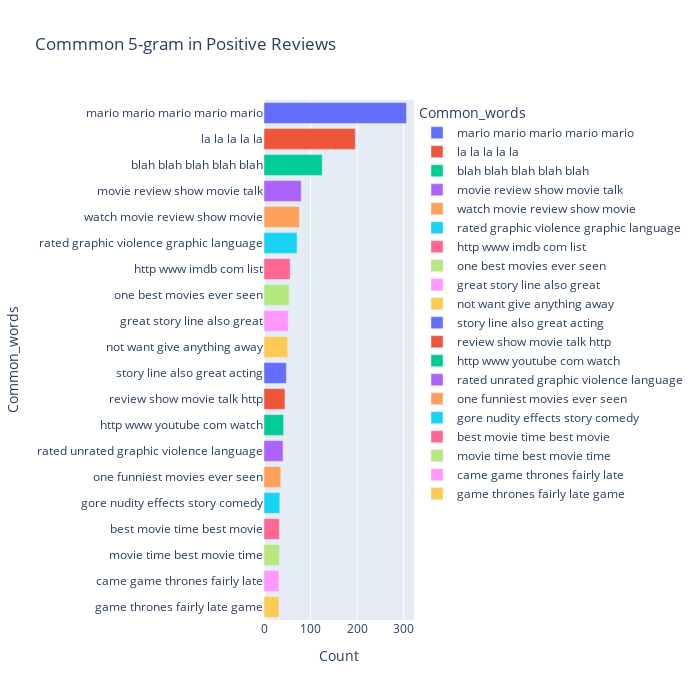

The notebook cell this image was saved under:
### Code cell
# most_common_uni = get_top_text_ngrams(df.Reviews_clean[df['Ratings']>=7],20,5)
most_common_uni = get_top_text_ngrams(df.Reviews[df['Ratings']>=7],20,5)
most_common_uni = dict(most_common_uni)
temp = pd.DataFrame(columns = ["Common_words" , 'Count'])
temp["Common_words"] = list(most_common_uni.keys())
temp["Count"] = list(most_common_uni.values())
fig = px.bar(temp, x="Count", y="Common_words", title='Commmon 5-gram in Positive Reviews', orientation='h', 
             width=700, height=700,color='Common_words')
fig.show()

### Figure 1 — Plotly figure (JSON) as saved in the notebook; plotly's stock layout.template omitted (floating-point values rounded to 4 significant figures)
{"data": [{"alignmentgroup": "True", "hovertemplate": "Common_words=%{y}<br>Count=%{x}<extra></extra>", "legendgroup": "mario mario mario mario mario", "marker": {"color": "#636efa", "pattern": {"shape": ""}}, "name": "mario mario mario mario mario", "offsetgroup": "mario mario mario mario mario", "orientation": "h", "showlegend": true, "textposition": "auto", "type": "bar", "x": [306], "xaxis": "x", "y": ["mario mario mario mario mario"], "yaxis": "y"}, {"alignmentgroup": "True", "hovertemplate": "Common_words=%{y}<br>Count=%{x}<extra></extra>", "legendgroup": "la la la la la", "marker": {"color": "#EF553B", "pattern": {"shape": ""}}, "name": "la la la la la", "offsetgroup": "la la la la la", "orientation": "h", "showlegend": true, "textposition": "auto", "type": "bar", "x": [196], "xaxis": "x", "y": ["la la la la la"], "yaxis": "y"}, {"alignmentgroup": "True", "hovertemplate": "Common_words=%{y}<br>Count=%{x}<extra></extra>", "legendgroup": "blah blah blah blah blah", "marker": {"color": "#00cc96", "pattern": {"shape": ""}}, "name": "blah blah blah blah blah", "offsetgroup": "blah blah blah blah blah", "orientation": "h", "showlegend": true, "textposition": "auto", "type": "bar", "x": [125], "xaxis": "x", "y": ["blah blah blah blah blah"], "yaxis": "y"}, {"alignmentgroup": "True", "hovertemplate": "Common_words=%{y}<br>Count=%{x}<extra></extra>", "legendgroup": "movie review show movie talk", "marker": {"color": "#ab63fa", "pattern": {"shape": ""}}, "name": "movie review show movie talk", "offsetgroup": "movie review show movie talk", "orientation": "h", "showlegend": true, "textposition": "auto", "type": "bar", "x": [80], "xaxis": "x", "y": ["movie review show movie talk"], "yaxis": "y"}, {"alignmentgroup": "True", "hovertemplate": "Common_words=%{y}<br>Count=%{x}<extra></extra>", "legendgroup": "watch movie review show movie", "marker": {"color": "#FFA15A", "pattern": {"shape": ""}}, "name": "watch movie review show movie", "offsetgroup": "watch movie review show movie", "orientation": "h", "showlegend": true, "textposition": "auto", "type": "bar", "x": [76], "xaxis": "x", "y": ["watch movie review show movie"], "yaxis": "y"}, {"alignmentgroup": "True", "hovertemplate": "Common_words=%{y}<br>Count=%{x}<extra></extra>", "legendgroup": "rated graphic violence graphic language", "marker": {"color": "#19d3f3", "pattern": {"shape": ""}}, "name": "rated graphic violence graphic language", "offsetgroup": "rated graphic violence graphic language", "orientation": "h", "showlegend": true, "textposition": "auto", "type": "bar", "x": [71], "xaxis": "x", "y": ["rated graphic violence graphic language"], "yaxis": "y"}, {"alignmentgroup": "True", "hovertemplate": "Common_words=%{y}<br>Count=%{x}<extra></extra>", "legendgroup": "http www imdb com list", "marker": {"color": "#FF6692", "pattern": {"shape": ""}}, "name": "http www imdb com list", "offsetgroup": "http www imdb com list", "orientation": "h", "showlegend": true, "textposition": "auto", "type": "bar", "x": [56], "xaxis": "x", "y": ["http www imdb com list"], "yaxis": "y"}, {"alignmentgroup": "True", "hovertemplate": "Common_words=%{y}<br>Count=%{x}<extra></extra>", "legendgroup": "one best movies ever seen", "marker": {"color": "#B6E880", "pattern": {"shape": ""}}, "name": "one best movies ever seen", "offsetgroup": "one best movies ever seen", "orientation": "h", "showlegend": true, "textposition": "auto", "type": "bar", "x": [54], "xaxis": "x", "y": ["one best movies ever seen"], "yaxis": "y"}, {"alignmentgroup": "True", "hovertemplate": "Common_words=%{y}<br>Count=%{x}<extra></extra>", "legendgroup": "great story line also great", "marker": {"color": "#FF97FF", "pattern": {"shape": ""}}, "name": "great story line also great", "offsetgroup": "great story line also great", "orientation": "h", "showlegend": true, "textposition": "auto", "type": "bar", "x": [52], "xaxis": "x", "y": ["great story line also great"], "yaxis": "y"}, {"alignmentgroup": "True", "hovertemplate": "Common_words=%{y}<br>Count=%{x}<extra></extra>", "legendgroup": "not want give anything away", "marker": {"color": "#FECB52", "pattern": {"shape": ""}}, "name": "not want give anything away", "offsetgroup": "not want give anything away", "orientation": "h", "showlegend": true, "textposition": "auto", "type": "bar", "x": [51], "xaxis": "x", "y": ["not want give anything away"], "yaxis": "y"}, {"alignmentgroup": "True", "hovertemplate": "Common_words=%{y}<br>Count=%{x}<extra></extra>", "legendgroup": "story line also great acting", "marker": {"color": "#636efa", "pattern": {"shape": ""}}, "name": "story line also great acting", "offsetgroup": "story line also great acting", "orientation": "h", "showlegend": true, "textposition": "auto", "type": "bar", "x": [48], "xaxis": "x", "y": ["story line also great acting"], "yaxis": "y"}, {"alignmentgroup": "True", "hovertemplate": "Common_words=%{y}<br>Count=%{x}<extra></extra>", "legendgroup": "review show movie talk http", "marker": {"color": "#EF553B", "pattern": {"shape": ""}}, "name": "review show movie talk http", "offsetgroup": "review show movie talk http", "orientation": "h", "showlegend": true, "textposition": "auto", "type": "bar", "x": [45], "xaxis": "x", "y": ["review show movie talk http"], "yaxis": "y"}, {"alignmentgroup": "True", "hovertemplate": "Common_words=%{y}<br>Count=%{x}<extra></extra>", "legendgroup": "http www youtube com watch", "marker": {"color": "#00cc96", "pattern": {"shape": ""}}, "name": "http www youtube com watch", "offsetgroup": "http www youtube com watch", "orientation": "h", "showlegend": true, "textposition": "auto", "type": "bar", "x": [42], "xaxis": "x", "y": ["http www youtube com watch"], "yaxis": "y"}, {"alignmentgroup": "True", "hovertemplate": "Common_words=%{y}<br>Count=%{x}<extra></extra>", "legendgroup": "rated unrated graphic violence language", "marker": {"color": "#ab63fa", "pattern": {"shape": ""}}, "name": "rated unrated graphic violence language", "offsetgroup": "rated unrated graphic violence language", "orientation": "h", "showlegend": true, "textposition": "auto", "type": "bar", "x": [41], "xaxis": "x", "y": ["rated unrated graphic violence language"], "yaxis": "y"}, {"alignmentgroup": "True", "hovertemplate": "Common_words=%{y}<br>Count=%{x}<extra></extra>", "legendgroup": "one funniest movies ever seen", "marker": {"color": "#FFA15A", "pattern": {"shape": ""}}, "name": "one funniest movies ever seen", "offsetgroup": "one funniest movies ever seen", "orientation": "h", "showlegend": true, "textposition": "auto", "type": "bar", "x": [36], "xaxis": "x", "y": ["one funniest movies ever seen"], "yaxis": "y"}, {"alignmentgroup": "True", "hovertemplate": "Common_words=%{y}<br>Count=%{x}<extra></extra>", "legendgroup": "gore nudity effects story comedy", "marker": {"color": "#19d3f3", "pattern": {"shape": ""}}, "name": "gore nudity effects story comedy", "offsetgroup": "gore nudity effects story comedy", "orientation": "h", "showlegend": true, "textposition": "auto", "type": "bar", "x": [34], "xaxis": "x", "y": ["gore nudity effects story comedy"], "yaxis": "y"}, {"alignmentgroup": "True", "hovertemplate": "Common_words=%{y}<br>Count=%{x}<extra></extra>", "legendgroup": "best movie time best movie", "marker": {"color": "#FF6692", "pattern": {"shape": ""}}, "name": "best movie time best movie", "offsetgroup": "best movie time best movie", "orientation": "h", "showlegend": true, "textposition": "auto", "type": "bar", "x": [33], "xaxis": "x", "y": ["best movie time best movie"], "yaxis": "y"}, {"alignmentgroup": "True", "hovertemplate": "Common_words=%{y}<br>Count=%{x}<extra></extra>", "legendgroup": "movie time best movie time", "marker": {"color": "#B6E880", "pattern": {"shape": ""}}, "name": "movie time best movie time", "offsetgroup": "movie time best movie time", "orientation": "h", "showlegend": true, "textposition": "auto", "type": "bar", "x": [33], "xaxis": "x", "y": ["movie time best movie time"], "yaxis": "y"}, {"alignmentgroup": "True", "hovertemplate": "Common_words=%{y}<br>Count=%{x}<extra></extra>", "legendgroup": "came game thrones fairly late", "marker": {"color": "#FF97FF", "pattern": {"shape": ""}}, "name": "came game thrones fairly late", "offsetgroup": "came game thrones fairly late", "orientation": "h", "showlegend": true, "textposition": "auto", "type": "bar", "x": [32], "xaxis": "x", "y": ["came game thrones fairly late"], "yaxis": "y"}, {"alignmentgroup": "True", "hovertemplate": "Common_words=%{y}<br>Count=%{x}<extra></extra>", "legendgroup": "game thrones fairly late game", "marker": {"color": "#FECB52", "pattern": {"shape": ""}}, "name": "game thrones fairly late game", "offsetgroup": "game thrones fairly late game", "orientation": "h", "showlegend": true, "textposition": "auto", "type": "bar", "x": [32], "xaxis": "x", "y": ["game thrones fairly late game"], "yaxis": "y"}], "layout": {"barmode": "relative", "height": 700, "legend": {"title": {"text": "Common_words"}, "tracegroupgap": 0}, "title": {"text": "Commmon 5-gram in Positive Reviews"}, "width": 700, "xaxis": {"anchor": "y", "domain": [0, 1], "title": {"text": "Count"}}, "yaxis": {"anchor": "x", "categoryarray": ["game thrones fairly late game", "came game thrones fairly late", "movie time best movie time", "best movie time best movie", "gore nudity effects story comedy", "one funniest movies ever seen", "rated unrated graphic violence language", "http www youtube com watch", "review show movie talk http", "story line also great acting", "not want give anything away", "great story line also great", "one best movies ever seen", "http www imdb com list", "rated graphic violence graphic language", "watch movie review show movie", "movie review show movie talk", "blah blah blah blah blah", "la la la la la", "mario mario mario mario mario"], "categoryorder": "array", "domain": [0, 1], "title": {"text": "Common_words"}}}}
